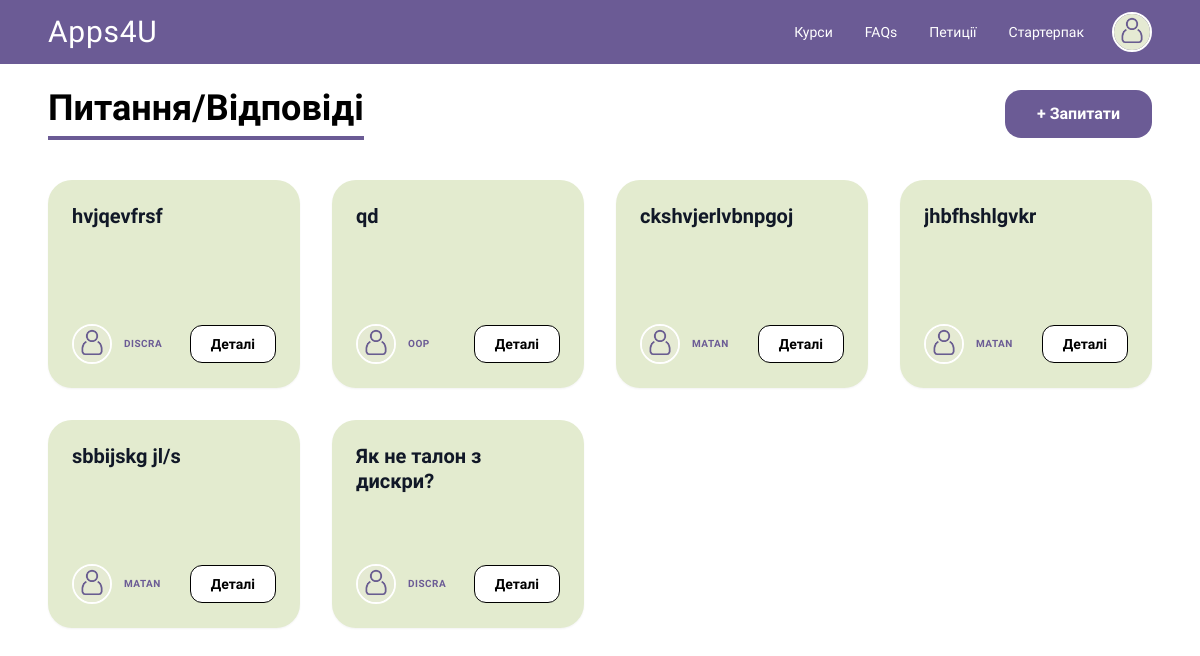
Screenshot of /faqs/ (signed in) with the database file from the repository.
### users/models.py (models this page shows, shortened)
class Profile(models.Model):
    YEAR_CHOICES = [
        (1, 'перший курс'),
        (2, 'другий курс'),
        (3, 'третій курс'),
        (4, 'четвертий курс'),
    ]
    MAJOR_CHOICES = [
        ('CS', "Комп'ютерні Науки"),
        ('RO', 'Робототехніка'),
        ('DA', 'ІТ та Аналітика Рішень'),
    ]
    user = models.OneToOneField(User, on_delete=models.CASCADE)
    about = models.TextField(max_length=500,blank=True)
    icon = models.ImageField(upload_to='profile_pics/', default='profile_pics/default.jpg')
    major = models.CharField(
        max_length=2,
        choices=MAJOR_CHOICES,
        default='NONE'
    )
    year_of_study = models.IntegerField(
        choices=YEAR_CHOICES,
        default=0,
        verbose_name="Current Course Year"
    )

### faqs/models.py (models this page shows, shortened)
class Question(models.Model):
    user = models.ForeignKey(User, on_delete=models.CASCADE)
    course = models.ForeignKey('courses.Course', on_delete=models.CASCADE, related_name='user_questions', default=1)
    title = models.CharField(max_length=50)
    content = models.TextField()
    created_at = models.DateTimeField(auto_now_add=True)

### courses/models.py (models this page shows, shortened)
class Course(models.Model):
    title = models.CharField(max_length=200)
    slug = models.SlugField(unique=True, blank=True)
    course_id = models.CharField(max_length=10, unique=True)
    description = models.TextField(blank=True)
    photo = models.ImageField(upload_to='courses_pics/', default='courses_pics/default.jpg')

### faqs/views.py (the view)
# urls.py: path('', views.faq_list, name='faq_list'),
@login_required
def faq_list(request):
    questions = Question.objects.all().order_by('-created_at')
    courses = Course.objects.all()
    return render(request, 'faq_list.html', {
        'questions': questions,
        'courses': courses
    })

### faqs/templates/faq_list.html (shortened to what this page needs)
{% extends 'base.html' %}
{% block content %}
<div class="max-w-7xl mx-auto px-6 md:px-12 mt-10 pt-12">
    <div class="flex justify-between items-center mb-10">
        <h2 class="text-4xl font-extrabold text-black inline-block border-b-4 border-[#6B5B95] pb-2">
            Питання/Відповіді
        </h2>
        <button onclick="toggleModal()" class="bg-[#6B5B95] text-white px-8 py-3 rounded-2xl font-bold hover:bg-[#5a4a84] transition">
            + Запитати
        </button>
    </div>
    <div class="grid grid-cols-1 md:grid-cols-2 lg:grid-cols-4 gap-8 mb-10">
        {% for question in questions %}
        <div class="bg-[#E3EBCF] p-6 rounded-3xl shadow-sm flex flex-col justify-between h-52">
            <div>
                <div class="flex justify-between items-start">
                    <h5 class="text-xl font-bold text-gray-900 line-clamp-2 leading-tight break-words">
                        {{ question.title }}
                    </h5>
                </div>
            </div>
            <div class="flex items-center justify-between gap-4 mt-auto">
                <div class="flex items-center gap-3 min-w-0">
                    <img class="w-10 h-10 rounded-full border-2 border-white object-cover flex-shrink-0"
                        src="{{ question.user.profile.icon.url }}"
                        alt="User">
                    <div class="flex flex-col min-w-0 leading-tight">
                        <span class="text-[#6B5B95] font-bold text-[10px] uppercase tracking-wider truncate">
                            {{ question.course.title }}
                        </span>
                    </div>
                </div>
                <a href="{% url 'faq_detail' question.id %}"
                    class="flex-shrink-0 bg-white border border-black px-5 py-2 rounded-xl text-sm font-bold hover:bg-black hover:text-white transition-all cursor-pointer">
                        Деталі
                </a>
            </div>
        </div>
    {% endfor %}
</div>
{% endblock %}

### templates/base.html (shortened to what this page needs)
{% load static %}
<!DOCTYPE html>
<html lang="uk">
<head>
    <script src="https://cdn.tailwindcss.com"></script>
</head>
<body class="min-h-screen flex flex-col bg-white">
    <header class="bg-[#6B5B95] text-white h-16 py-2 px-6 md:px-12 flex items-center justify-between fixed top-0 left-0 w-full z-50">
        <div class="text-3xl tracking-wide font-logo flex-shrink-0">
            <a href="{% url 'home' %}">Apps4U</a>
        </div>
        <div class="flex items-center space-x-4">
            <nav class="hidden md:flex space-x-2">
                <a href="{% url 'course_list' %}" class="px-3 py-1.5 text-sm hover:text-gray-200 transition">Курси</a>
                <a href="{% url 'faq_list' %}" class="px-3 py-1.5 text-sm hover:text-gray-200 transition">FAQs</a>
                <a href="{% url 'petition_list' %}" class="px-3 py-1.5 text-sm hover:text-gray-200 transition">Петиції</a>
                <a href="{% url 'starter_pack' %}" class="px-3 py-1.5 text-sm hover:text-gray-200 transition">Стартерпак</a>
            </nav>
            <div class="flex items-center space-x-4">
                <a href="{% url 'profile' %}" class="group flex items-center">
                    <div class="w-10 h-10 rounded-full overflow-hidden border-2 border-white group-hover:border-[#E0E8D0] transition-colors duration-300">
                        <img src="{{ user.profile.icon.url }}"
                            alt="Profile Picture"
                            class="w-full h-full object-cover">
                    </div>
                </a>
            </div>
        </div>
    </header>
    {% block content %}
    {% endblock %}
</body>
</html>

### templates/base.html (style rules this page uses)
body { font-family: 'SN Pro', sans-serif; }
.font-logo { font-family: 'Russo One', sans-serif; }

### rows the page displays
Question: title "hvjqevfrsf", user.profile.icon (placeholder picture), course "DISCRA"
Question: title "qd", user.profile.icon (placeholder picture), course "OOP"
Question: title "ckshvjerlvbnpgoj", user.profile.icon (placeholder picture), course "MATAN"
Question: title "jhbfhshlgvkr", user.profile.icon (placeholder picture), course "MATAN"
Question: title "sbbijskg jl/s", user.profile.icon (placeholder picture), course "MATAN"
Question: title "Як не талон з дискри?", user.profile.icon (placeholder picture), course "DISCRA"
